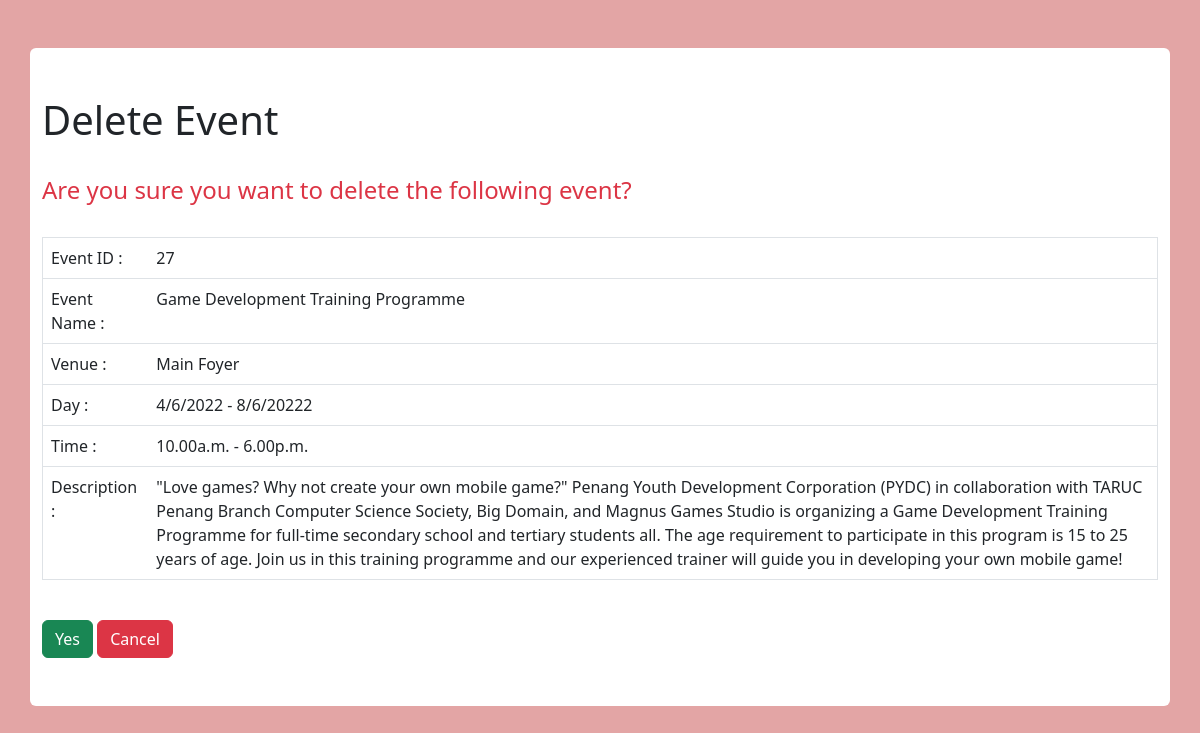
The page /ComputerScienceSociety/delEventDB.php?id=27 on the database its author committed.
### tables this page shows
CREATE TABLE `events` (
  `EventID` int(10) NOT NULL,
  `Event` varchar(191) NOT NULL,
  `Venue` varchar(191) NOT NULL,
  `Day` varchar(191) NOT NULL,
  `Time` varchar(191) NOT NULL,
  `Description` varchar(800) NOT NULL
);

### ComputerScienceSociety/delEventDB.php (the view, shortened to what this page needs)
<!DOCTYPE html>
<html>
    <head>
        <link href="https://cdn.jsdelivr.net/npm/bootstrap@5.2.0/dist/css/bootstrap.min.css" rel="stylesheet">
        <link rel="stylesheet" href="https://cdnjs.cloudflare.com/ajax/libs/font-awesome/5.15.4/css/all.min.css" />
    </head>
<body>
<div class="container my-5 bg-white pt-5 pb-5 rounded">
    <h1>Delete Event</h1>
    <?php
    if ($_SERVER['REQUEST_METHOD'] == 'GET')
    {
        $id = trim($_GET['id']);
        $con = new mysqli(DB_HOST, DB_USER, DB_PASS, DB_NAME);
        $sql = "SELECT * FROM events WHERE EventID = '$id'";
        $result = $con->query($sql);
        if ($row = $result->fetch_object())
        {
            $eventID  = $row->EventID;
            $event    = $row->Event;
            $venue   = $row->Venue;
            $day     = $row->Day;
            $time    = $row->Time;
            $description = $row->Description;
            printf('
                <p class="h4 text-danger py-4">
                    Are you sure you want to delete the following event?
                </p>
                <table border="1" cellpadding="5" cellspacing="0" class="table">
                    <tr>
                        <td>Event ID    :</td>
                        <td>%s</td>
                    </tr>
                    <tr>
                        <td>Event Name  :</td>
                        <td>%s</td>
                    </tr>
                    <tr>
                        <td>Venue       :</td>
                        <td>%s</td>
                    </tr>
                    <tr>
                        <td>Day         :</td>
                        <td>%s</td>
                    </tr>
                    <tr>
                        <td>Time        :</td>
                        <td>%s</td>
                    </tr>
                    <tr>
                        <td>Description :</td>
                        <td>%s</td>
                    </tr>
                </table><br/>
                <form action="" method="post">
                    <input type="hidden" name="eventID" value ="%s" />
                    <input type="hidden" name="event" value ="%s" />
                    <input class="btn btn-success" type="submit" name="yes" value="Yes" />
                    <input class="btn btn-danger" type="button" value="Cancel" onclick="location=\'adminEditE.php\'" />
                </form>',
                $eventID, $event, $venue, $day, $time, $description, $eventID, $event);
        }
    }
    ?>
</div>
</body>
</html>

### ComputerScienceSociety/delEventDB.php (style rules this page uses)
body { background-color: rgb(201, 76, 76, 0.5); }

### rows shown on the page
events: EventID "27", Event "Game Development Training Programme", Venue "Main Foyer", Day "4/6/2022 - 8/6/20222", Time "10.00a.m. - 6.00p.m.", Description "\"Love games? Why not create your own mobile game?\" Penang Youth Development Corporation (PYDC) in collaboration with TARUC Penang Branch Computer Science Society, Big Domain, and Magnus Games Studio is organizing a Game Development Training Programme for full-time secondary school and tertiary students all. The age requirement to participate in this program is 15 to 25 years of age. Join us in this training programme and our experienced trainer will guide you in developing your own mobile game!"
